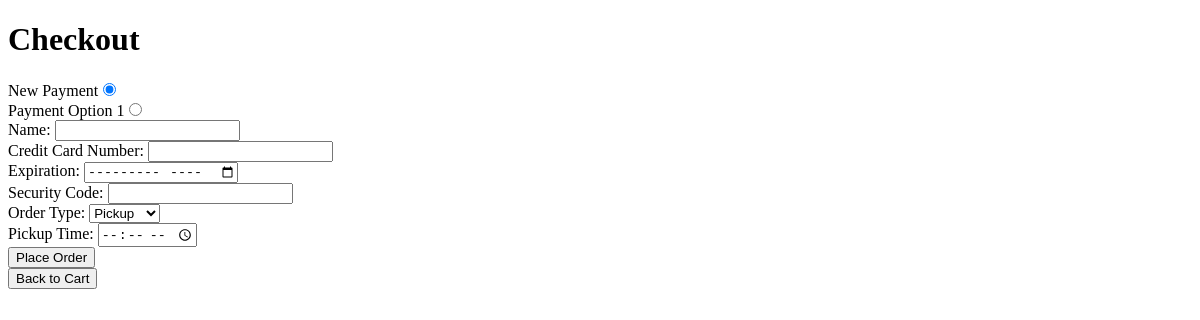
The page /customer/checkout.php (signed in) on the database as committed earlier.
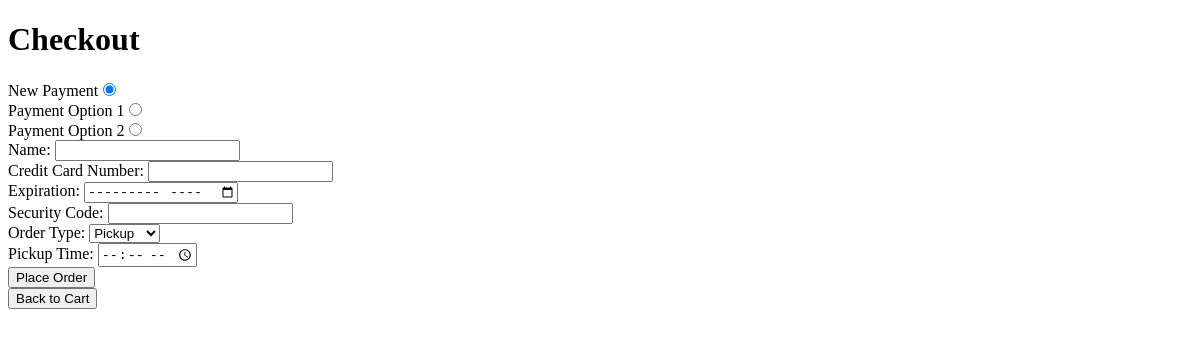
The same page on the database as committed later.
### tables this page shows
CREATE TABLE `payment` (
  `customer_id` bigint(20) UNSIGNED NOT NULL,
  `payment_id` bigint(20) UNSIGNED NOT NULL,
  `name` varchar(255) NOT NULL,
  `cc_number` bigint(16) NOT NULL,
  `expiration` date NOT NULL,
  `security_code` int(11) NOT NULL
);

### customer/checkout.php (the view, shortened to what this page needs)
<!DOCTYPE html>
<html>
<head>
</head>
<body>
	<h1>Checkout</h1>
	<?php
		function createRadioButton($paymentId, $name, $cc_number, $cc_expiration, $cc_security_code, $label, $checked=FALSE){
			$paymentInfo = array(
				"payment_id" => $paymentId,
				"name" => $name,
				"cc_number" => $cc_number,
				"cc_expiration" => $cc_expiration,
				"cc_security_code" => $cc_security_code
			);
			$paymentInfoEncoded = htmlspecialchars(json_encode($paymentInfo), ENT_QUOTES, 'UTF-8');
			$id = $paymentId;
			echo '<label for="' . $id . '">' . $label . '</label>';
			echo '<input type="radio" name="payment_id" id="' . $id . '"';
			if($checked) echo 'checked';
			echo ' data-payment-info="' . $paymentInfoEncoded . '"><br>';
		}
        $customerId = json_decode($_COOKIE["currentUser"], true);
		$conn = connect_mysql();
		$sql = "SELECT * FROM payment WHERE customer_id = $customerId";
		$result = mysqli_query($conn, $sql);
		createRadioButton(-1, "", "", "", "", "New Payment", TRUE);
		if (mysqli_num_rows($result) > 0) {
			$index = 0;
			while ($row = mysqli_fetch_assoc($result)) {
				$name = $row["name"];
				$cc_number = $row["cc_number"];
				$cc_expiration = date('Y-m', strtotime($row["expiration"]));
				$cc_security_code = $row["security_code"];
				$paymentId = $row["payment_id"];
				$label = "Payment Option " . ($index + 1);
				createRadioButton($paymentId, $name, $cc_number, $cc_expiration, $cc_security_code, $label, false);
				$index++;
			}
		} else {
			$name = "";
			$cc_number = "";
			$cc_expiration = "";
			$cc_security_code = "";
			$paymentId = "";
		}
	?>
	<form method="post" action="process_order.php">
		<label for="name">Name:</label>
		<input type="text" name="name" required><br>
		<label for="cc_number">Credit Card Number:</label>
		<input type="text" name="cc_number" required><br>
		<label for="cc_expiration">Expiration:</label>
		<input type="month" name="cc_expiration" required><br>
		<label for="cc_security_code">Security Code:</label>
		<input type="text" name="cc_security_code" required><br>
		<label for="orderType">Order Type:</label>
		<select name="orderType" id="orderType" onchange="showFields()">
			<option value="pickup">Pickup</option>
		</select><br>
		<div id="pickupFields" style="display: block;">
			<label for="pickupTime">Pickup Time:</label>
			<input type="time" name="pickupTime" required><br>
		</div>
		<input type="submit" value="Place Order"><br>
		<button type="button" onclick="goToCart()">Back to Cart</button>
	</form>
</body>
</html>

Rows that differ between the two databases and show on the page:
added payment: label "Payment Option 2", payment_id "☐ Payment Option 2"
